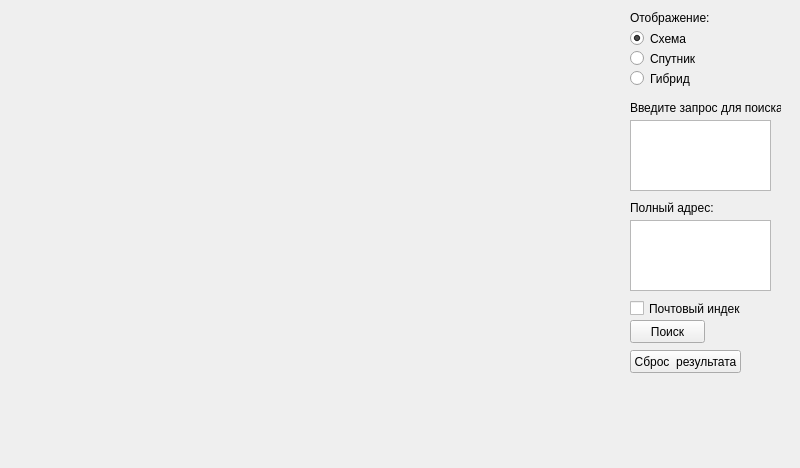
<?xml version="1.0" encoding="UTF-8"?>
<ui version="4.0">
 <class>MainWindow</class>
 <widget class="QMainWindow" name="MainWindow">
  <property name="enabled">
   <bool>true</bool>
  </property>
  <property name="geometry">
   <rect>
    <x>0</x>
    <y>0</y>
    <width>800</width>
    <height>468</height>
   </rect>
  </property>
  <property name="minimumSize">
   <size>
    <width>800</width>
    <height>468</height>
   </size>
  </property>
  <property name="maximumSize">
   <size>
    <width>800</width>
    <height>468</height>
   </size>
  </property>
  <property name="windowTitle">
   <string>MainWindow</string>
  </property>
  <widget class="QWidget" name="centralwidget">
   <widget class="QLabel" name="picture">
    <property name="geometry">
     <rect>
      <x>10</x>
      <y>10</y>
      <width>600</width>
      <height>450</height>
     </rect>
    </property>
    <property name="text">
     <string/>
    </property>
   </widget>
   <widget class="QLabel" name="label">
    <property name="geometry">
     <rect>
      <x>630</x>
      <y>10</y>
      <width>151</width>
      <height>16</height>
     </rect>
    </property>
    <property name="text">
     <string>Отображение:</string>
    </property>
   </widget>
   <widget class="QRadioButton" name="radioButton">
    <property name="geometry">
     <rect>
      <x>630</x>
      <y>30</y>
      <width>82</width>
      <height>17</height>
     </rect>
    </property>
    <property name="mouseTracking">
     <bool>true</bool>
    </property>
    <property name="text">
     <string>Схема</string>
    </property>
    <property name="shortcut">
     <string/>
    </property>
    <property name="checked">
     <bool>true</bool>
    </property>
    <attribute name="buttonGroup">
     <string notr="true">map_type_group</string>
    </attribute>
   </widget>
   <widget class="QRadioButton" name="radioButton_2">
    <property name="geometry">
     <rect>
      <x>630</x>
      <y>50</y>
      <width>82</width>
      <height>17</height>
     </rect>
    </property>
    <property name="mouseTracking">
     <bool>true</bool>
    </property>
    <property name="text">
     <string>Спутник</string>
    </property>
    <property name="shortcut">
     <string/>
    </property>
    <attribute name="buttonGroup">
     <string notr="true">map_type_group</string>
    </attribute>
   </widget>
   <widget class="QRadioButton" name="radioButton_3">
    <property name="geometry">
     <rect>
      <x>630</x>
      <y>70</y>
      <width>82</width>
      <height>17</height>
     </rect>
    </property>
    <property name="mouseTracking">
     <bool>true</bool>
    </property>
    <property name="text">
     <string>Гибрид</string>
    </property>
    <property name="shortcut">
     <string/>
    </property>
    <attribute name="buttonGroup">
     <string notr="true">map_type_group</string>
    </attribute>
   </widget>
   <widget class="QLabel" name="label_2">
    <property name="geometry">
     <rect>
      <x>630</x>
      <y>100</y>
      <width>151</width>
      <height>16</height>
     </rect>
    </property>
    <property name="text">
     <string>Введите запрос для поиска:</string>
    </property>
   </widget>
   <widget class="QPlainTextEdit" name="search_place_input">
    <property name="geometry">
     <rect>
      <x>630</x>
      <y>120</y>
      <width>141</width>
      <height>71</height>
     </rect>
    </property>
   </widget>
   <widget class="QPushButton" name="search_place_button">
    <property name="geometry">
     <rect>
      <x>630</x>
      <y>320</y>
      <width>75</width>
      <height>23</height>
     </rect>
    </property>
    <property name="text">
     <string>Поиск</string>
    </property>
   </widget>
   <widget class="QPushButton" name="reset_search_button">
    <property name="geometry">
     <rect>
      <x>630</x>
      <y>350</y>
      <width>111</width>
      <height>23</height>
     </rect>
    </property>
    <property name="text">
     <string>Сброс  результата</string>
    </property>
   </widget>
   <widget class="QPlainTextEdit" name="search_address_edit">
    <property name="geometry">
     <rect>
      <x>630</x>
      <y>220</y>
      <width>141</width>
      <height>71</height>
     </rect>
    </property>
   </widget>
   <widget class="QLabel" name="label_3">
    <property name="geometry">
     <rect>
      <x>630</x>
      <y>200</y>
      <width>91</width>
      <height>16</height>
     </rect>
    </property>
    <property name="text">
     <string>Полный адрес:</string>
    </property>
   </widget>
   <widget class="QCheckBox" name="postal_code_checkbox">
    <property name="geometry">
     <rect>
      <x>630</x>
      <y>300</y>
      <width>111</width>
      <height>17</height>
     </rect>
    </property>
    <property name="text">
     <string>Почтовый индекс</string>
    </property>
   </widget>
  </widget>
 </widget>
 <resources/>
 <connections/>
 <buttongroups>
  <buttongroup name="map_type_group"/>
 </buttongroups>
</ui>
